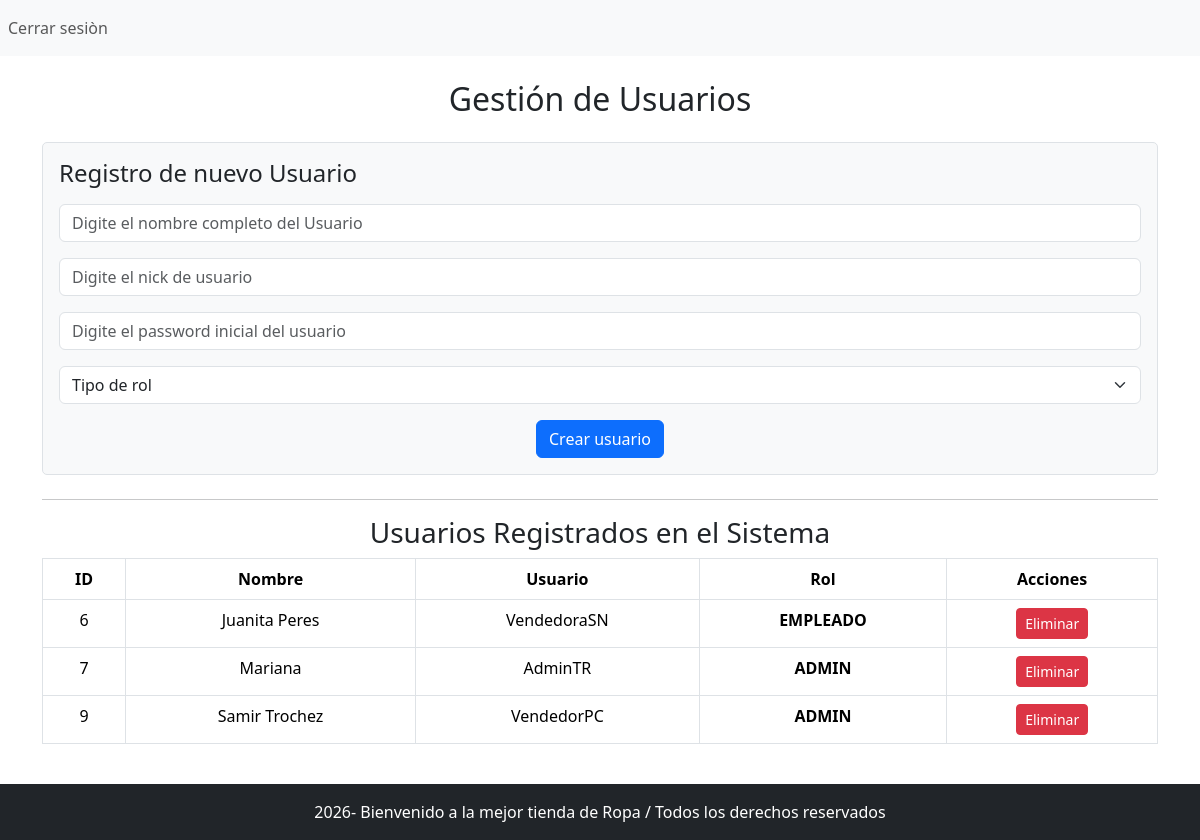
Page /tienda_ropa/admin/usuarios.php on the committed database.
### tables this page shows
CREATE TABLE `usuarios` (
  `id` int(11) NOT NULL,
  `nombre` varchar(100) DEFAULT NULL,
  `usuario` varchar(50) DEFAULT NULL,
  `password` varchar(255) DEFAULT NULL,
  `rol` enum('admin','empleado') DEFAULT NULL
);

### tienda_ropa/admin/usuarios.php (the view, shortened to what this page needs)
<?php
require "../config/db.php";
$stmt = $pdo->query("SELECT `id`, `nombre`, `usuario`, `rol` FROM `usuarios`");
$lista_usuarios = $stmt->fetchAll();
include "../templates/header.php";
?>
<h2 class="mt-4 mb-4 text-center">Gestión de Usuarios</h2>
<div class="mb-4">
    <div class="border p-3 mb-3" style="background-color: #f8f9fa; border-radius: 5px;">
        <h4 class="mb-3">Registro de nuevo Usuario</h4>
        <form action="" method="post">
            <div class="mb-3">
                <input type="text" class="form-control" name="nombre" id="" aria-describedby="helpId"
                placeholder="Digite el nombre completo del Usuario" required autocomplete="off"/>
            </div>
            <div class="mb-3">
                <input type="text" class="form-control" name="usuario" id="" aria-describedby="helpId"
                placeholder="Digite el nick de usuario" required autocomplete="off"/>
            </div>
            <div class="mb-3">
                <input type="password" class="form-control" name="password" id="" aria-describedby="helpId"
                placeholder="Digite el password inicial del usuario" required autocomplete="off"/>
            </div>
            <div class="mb-3">
                <select class="form-select" name="rol" id="rol" required>
                    <option value="" selected disabled> Tipo de rol </option>
                </select>
            </div>
            <div class="text-center">
                <button type="submit" class="btn btn-primary" name="registrar">
                    Crear usuario
                </button>
            </div>
        </form>
    </div>
</div>
<hr>
<h3 class="text-center mt-3">Usuarios Registrados en el Sistema</h3>
<div class="table-responsive">
    <table class="table table-bordered table-hover" style="text-align: center;">
        <thead>
            <tr>
                <th>ID</th>
                <th>Nombre</th>
                <th>Usuario</th>
                <th>Rol</th>
                <th>Acciones</th>
            </thead>
        <tbody>
            <?php foreach($lista_usuarios as $u): ?>
            <tr>
                <td><?php echo $u["id"]; ?></td>
                <td><?php echo $u["nombre"]; ?></td>
                <td><?php echo $u["usuario"]; ?></td>
                <td><strong><?php echo strtoupper($u["rol"]); ?></strong></td>
                <td>
                    <a class="btn btn-danger btn-sm" href="?eliminar=<?php echo $u["id"]; ?>" role="button" onclick="return confirm('¿Eliminar este usuario?')">Eliminar</a>
                </td>
            </tr>
            <?php endforeach; ?>
        </tbody>
    </table>
</div>
<?php
include "../templates/footer.php";
?>

### rows in the picture
usuarios: id "6", nombre "Juanita Peres", usuario "VendedoraSN", rol "EMPLEADO"
usuarios: id "7", nombre "Mariana", usuario "AdminTR", rol "ADMIN"
usuarios: id "9", nombre "Samir Trochez", usuario "VendedorPC", rol "ADMIN"
